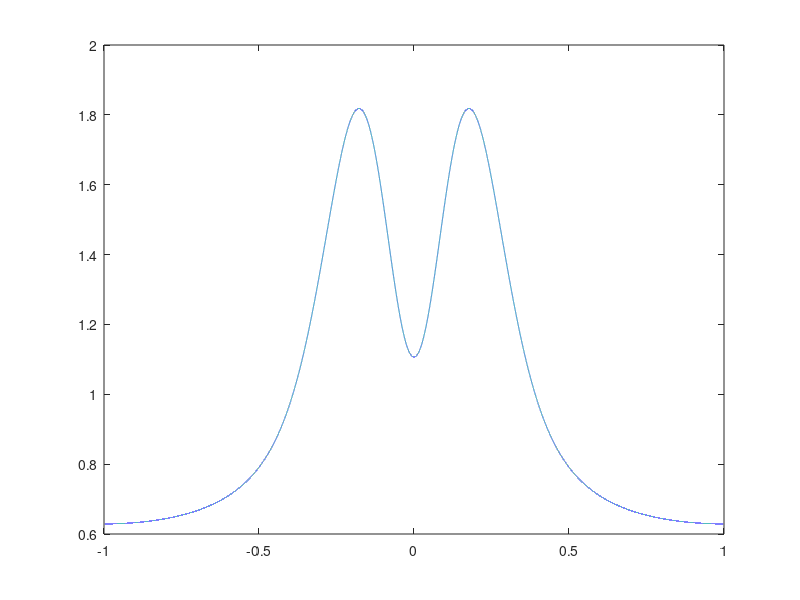

This chart was generated by the following MATLAB code:
clear all, close all

N=50;
k=(0:N); 

a=exp(-(k/4).^2).*cos(sqrt(k));
b=exp(-(k/4).^2).*sin(sqrt(k)); 
a0=a(1); a=a(2:end); b=b(2:end);

T0= 2; %s
fs= 44100; %Hz

t=(-1:(1/fs):1)';

x= a0;
for k= 1:50
    x= (x) + (a(k)*cos(2*pi*(k/2)*t));
    plot(t, x)
    pause(0.1) 
end


